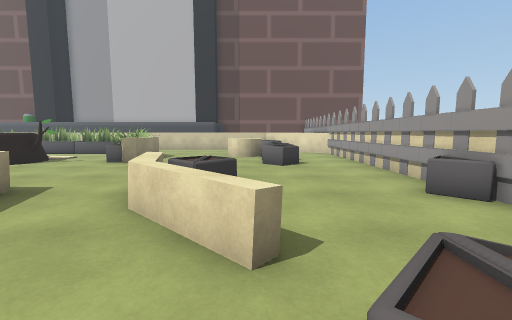
view 1 (above)

24 first-person views from a walk through a Unity game level. The camera is 1.2 m above the floor, tilts 6° down and sees 90° across. The floor is counted in squares, 1 m on a side. Each view is taken from the middle of a square. On the plan, view 1 faces up. The plan holds only what a view shows up to about 12 squares ahead; the rest is blank. The place goes on beyond the plan. Some animated figures are left out.

view 2
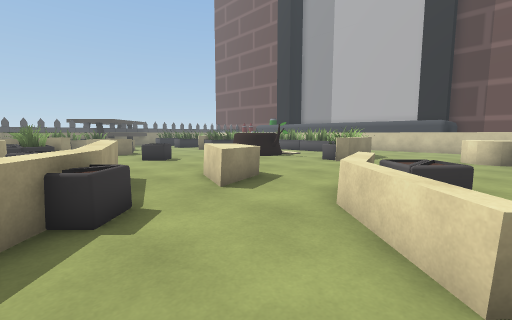

view 3
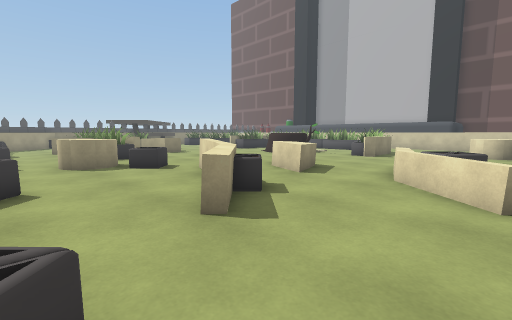

view 4
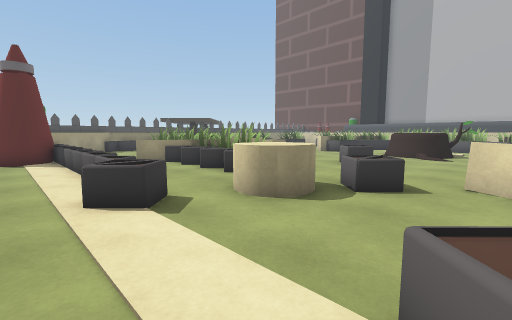

view 5
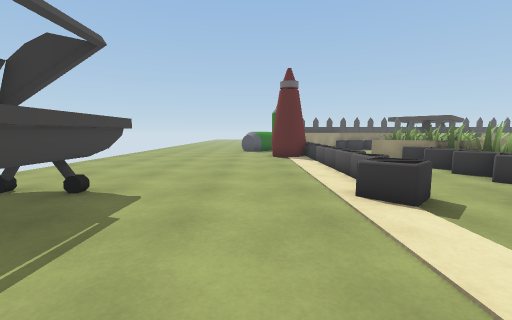

view 6
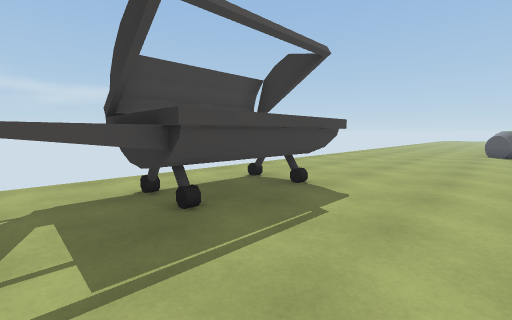

view 7
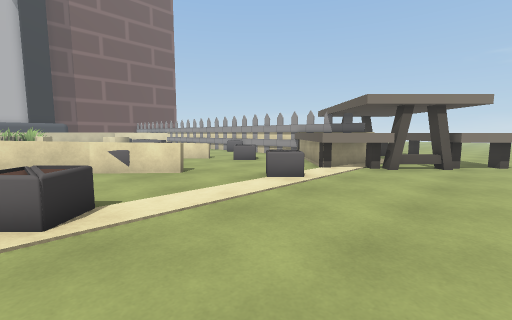

view 8
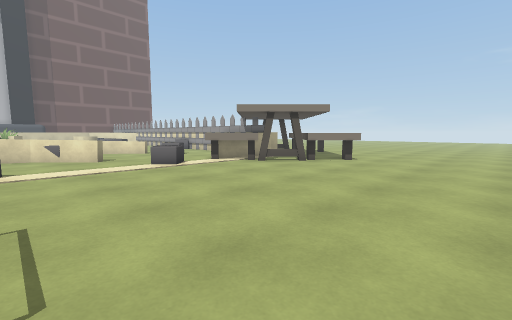

view 9
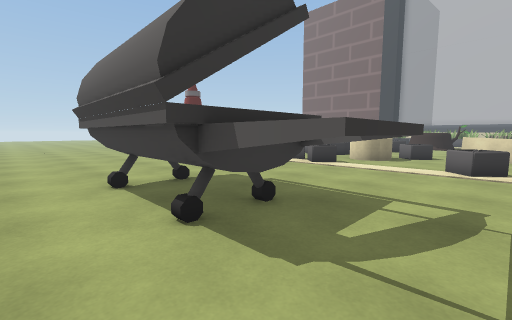

view 10
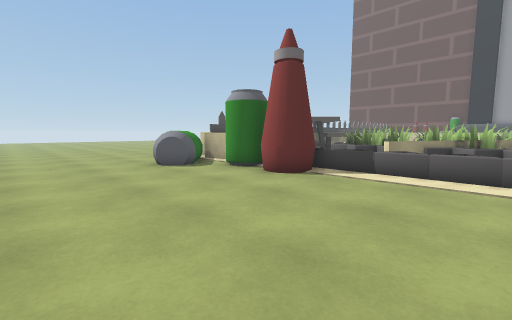

view 11
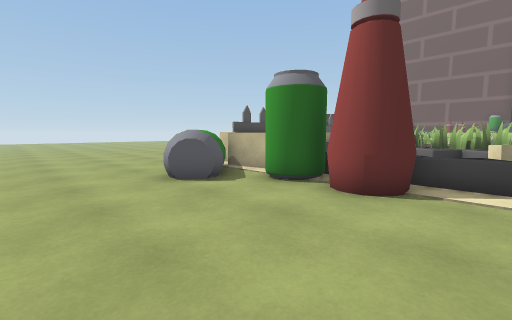

view 12
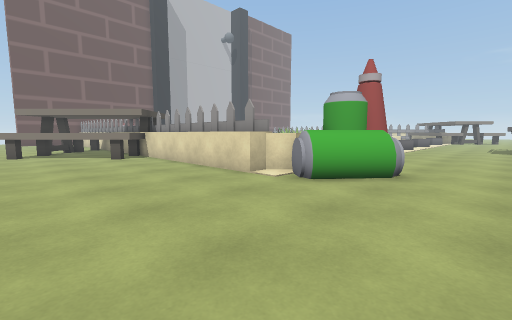

view 13
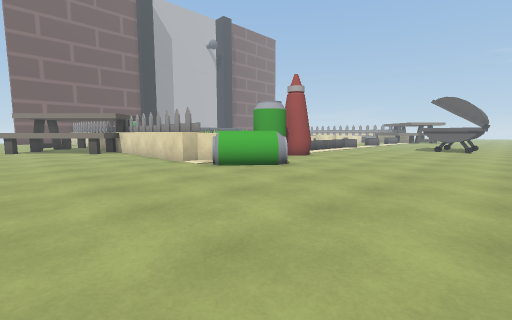

view 14
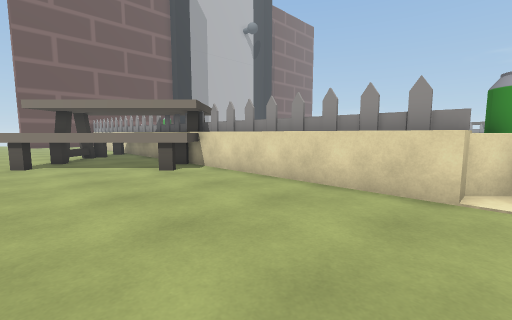

view 15
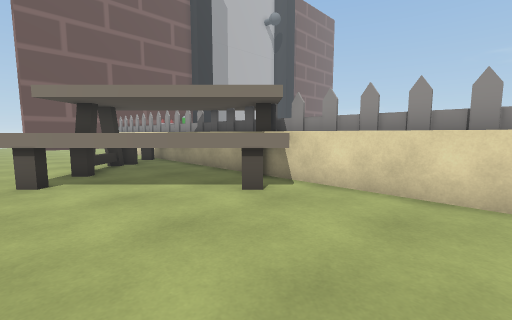

view 16
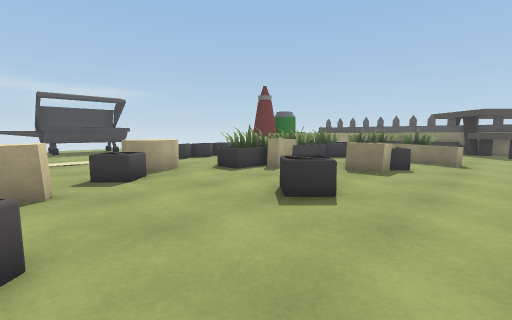

view 17
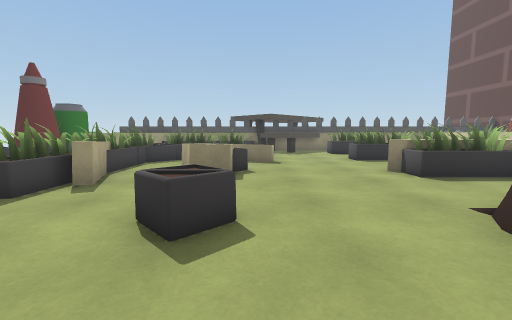

view 18
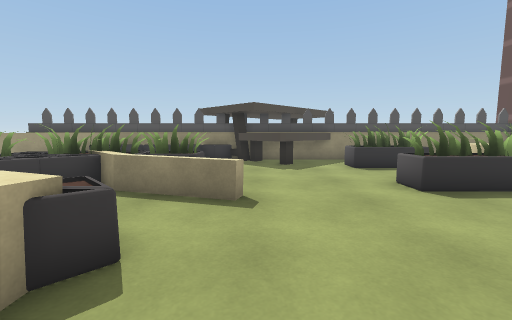

view 19
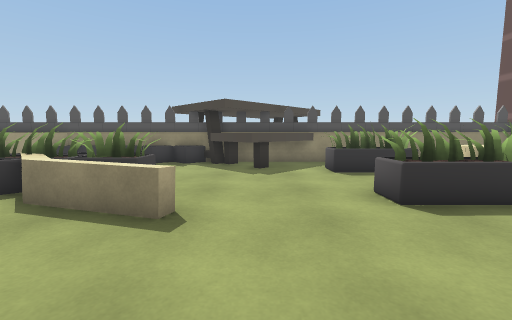

view 20
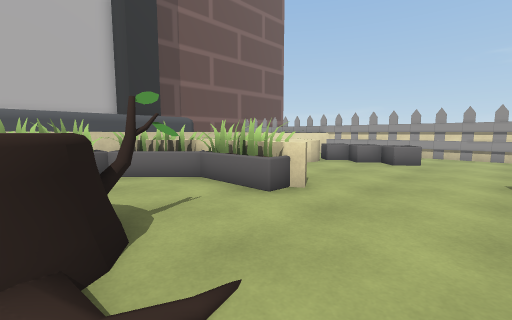

view 21
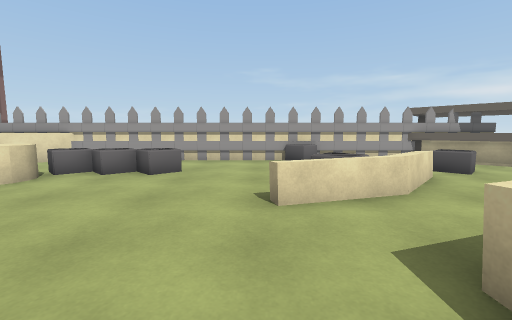

view 22
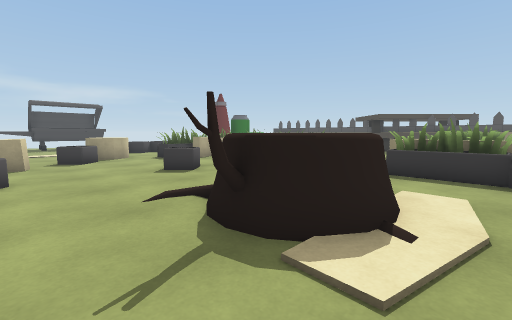

view 23
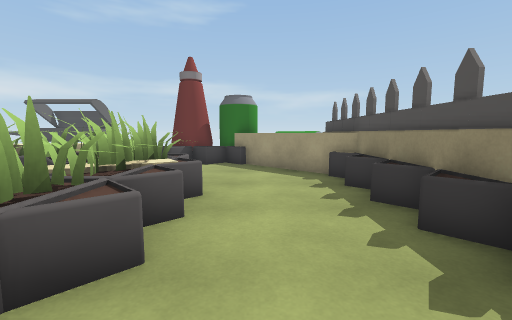

view 24
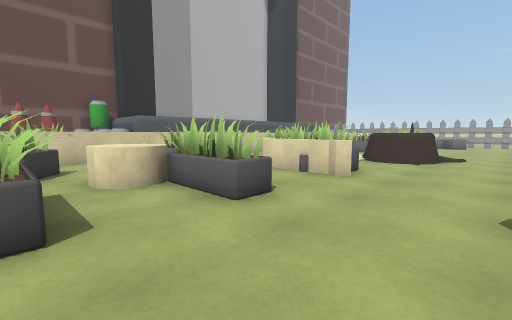

### Floor plan
Key: @ floor where view 1 was taken; # wall or solid block; . floor; = window, fence, low wall or low ledge; ^ raised ledge; S stump; B bottle; O other object.
Columns run from 32 left of view 1 to 10 right of it. Each row starts with its distance up from view 1.
 13 ...   # OO#^#O   O........ #...^OOO #
 12 ...  ^# OO .OO..OO...SS...O#.....O..#
 11 ...  ^#.OO..OO..#O..SSSS..O#....OOO.#
 10 ...##^^^OO..O...#O..SSSSS.......OOO.#
  9 .### ##^^............SS..........O..#
  8 ^ #  ## ^...........................#
  7 ^^   ###^....=...............=......#
  6 .^^  ###.....=..O....O....O..==O....#
  5 ..^^ ##O..OOO=.OO^..OO...OO^..#O....O
  4 ...^^^#O...O#=.=^^...O....^^..=#....#
  3 ....#^#O..OOO..................==...#
  2 .....^#...OOOOOO.##......==.....=.. #
  1 .....^#O...OOOOOOOOO..OO..=#O...OOO #
  0 .....^^O....OOOOOOOO.^^O....#...@O  #
 -1 .....^^^....  = .....^^.....==.....^^
 -2 .....^^ ^...    ..................^^#
 -3 .....^^  ^OOBOOOOOOOOO...OO...OO.^^ #
 -4 .......O^OOBBB......OO...O....OO.^##
 -5 ......OOOOOBB....................#####
 -6 ......OOO..........................###
 -7 .......OO..........................##^^
 -8 ....................................#^.
 -9 ...................OOOOOOO..............
-10 ...................OOOOO O...............
-11 ...................OOOOOOO................
-12  ...................OOOO.. ................
-13 . ......................... ...............

Positions as (right, up) in squares from view 1, and headings:
1: (0, 0), facing up
2: (0, 0), facing up-left
3: (0, -3), facing up-left
4: (-7, -5), facing up-left
5: (-7, -6), facing left
6: (-7, -6), facing down-left
7: (-7, -8), facing up-right
8: (-6, -13), facing up-right
9: (-6, -13), facing up-left
10: (-15, -11), facing up-left
11: (-18, -10), facing up-left
12: (-32, -9), facing up-right
13: (-32, -13), facing up-right
14: (-32, -4), facing up-right
15: (-32, 0), facing up-right
16: (-7, 8), facing down-left
17: (-8, 6), facing left
18: (-14, 7), facing left
19: (-15, 8), facing left
20: (-10, 7), facing up-right
21: (-7, 7), facing right
22: (-7, 13), facing down-left
23: (-23, 7), facing down
24: (-23, 7), facing up-right
